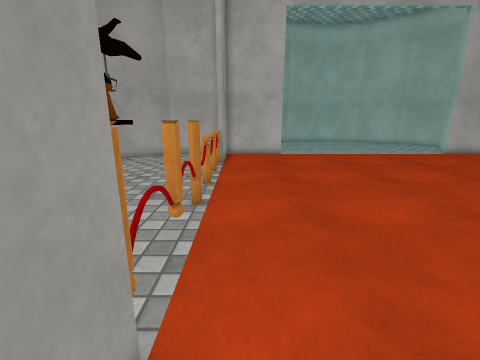
View 1 (above)

12 first-person views from a walk through a Unity game level. The camera is 1.2 m above the floor, tilts 14° down and sees 90° across. The floor is counted in squares, 0.5 m on a side. Each view is taken from the middle of a square. On the plan, view 1 faces up. The plan holds only what a view shows up to about 17 squares ahead; the rest is blank. The place goes on beyond the plan. The player character is not drawn. Some animated figures are not drawn. Surface patterns are stand-ins for the level's own textures.

View 2
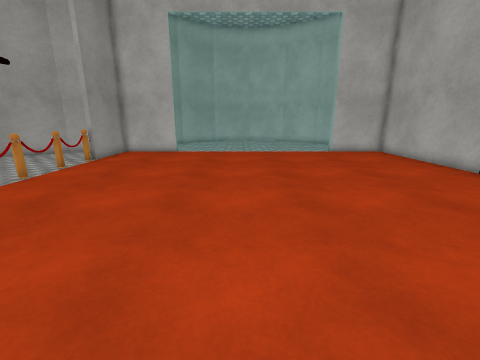

View 3
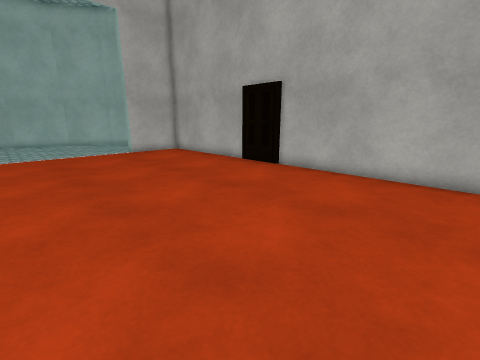

View 4
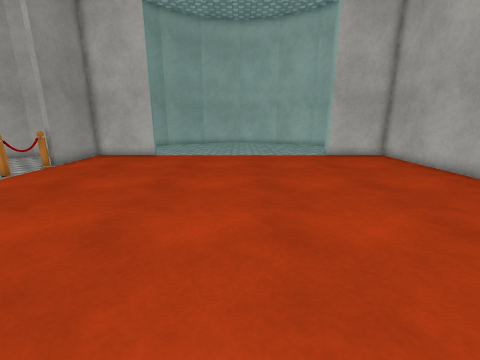

View 5
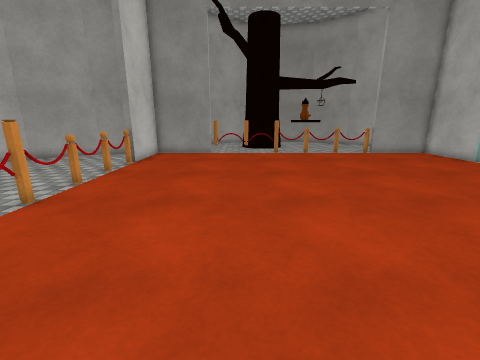

View 6
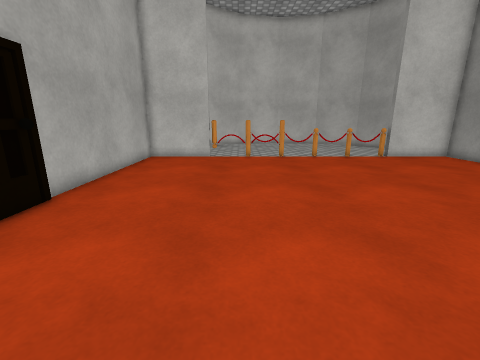

View 7
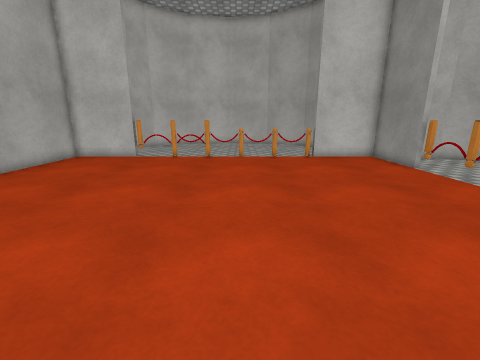

View 8
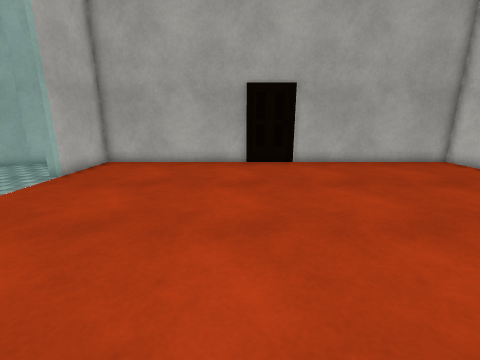

View 9
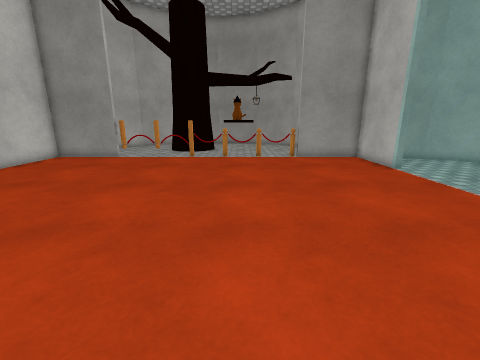

View 10
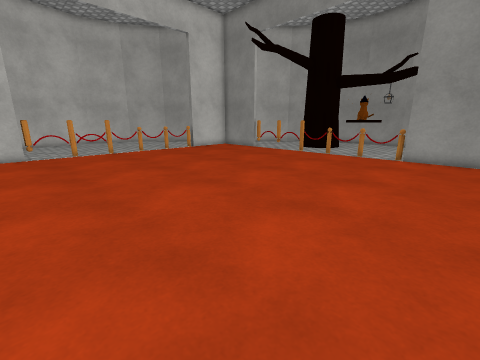

View 11
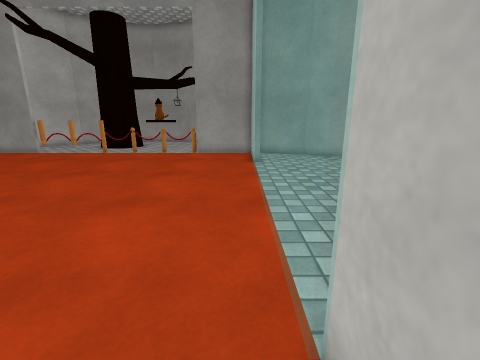

View 12
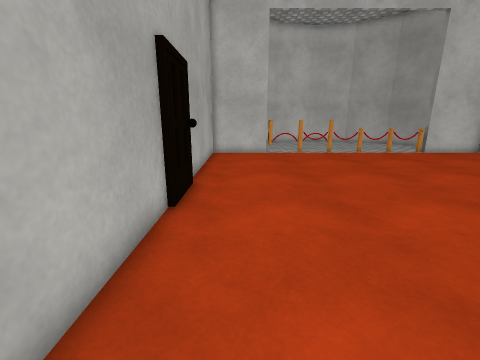

### Floor plan
Key: @ floor where view 1 was taken; # wall or solid block; x gap in a wall; . floor; = window, fence, low wall or low ledge.
Columns run from 2 left of view 1 to 19 right of it. Each row starts with its distance up from view 1.
 20  #
 19  #.................
 18  #####============####
 17  #...................#
 16  #...................#
 15  #...................#
 14  #...................#
 13  =...................#
 12  #...................#
 11  =...................#
 10 .....................#
  9 x=...................
  8 .....................
  7  #...................#
  6  =...................#
  5  #...................#
  4  #...................#
  3  =...................#
  2  #...................#
  1  #...................#
  0  #@..................#
 -1  #...................#
 -2  #####..x=x=#=#x=#####
 -3      #...x. =.x..#

Where each view was taken, in squares from view 1:
view 1: 0 up, 0 right, facing up
view 2: 1 down, 8 right, facing up
view 3: 1 down, 8 right, facing up-right
view 4: 1 up, 9 right, facing up
view 5: 4 up, 17 right, facing left
view 6: 14 up, 13 right, facing down
view 7: 14 up, 8 right, facing down
view 8: 10 up, 5 right, facing right
view 9: 10 up, 15 right, facing left
view 10: 17 up, 16 right, facing down-left
view 11: 17 up, 17 right, facing left
view 12: 16 up, 17 right, facing down
